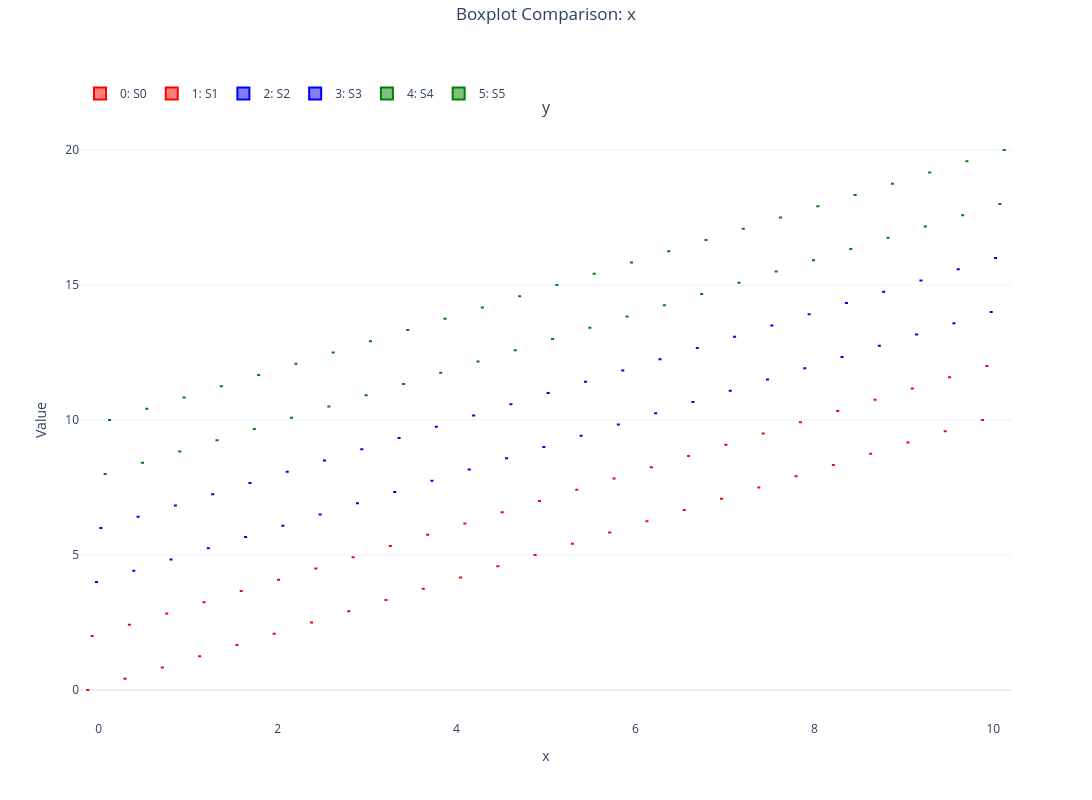

The notebook cell this image was saved under:
### Code cell
uc.box('x','y')

### Figure 1 — Plotly figure (JSON) as saved in the notebook; plotly's stock layout.template omitted (floating-point values rounded to 4 significant figures)
{"data": [{"boxpoints": "outliers", "legendgroup": "group_0", "line": {"width": 2}, "marker": {"color": "red"}, "name": "0: S0", "notched": false, "opacity": 1, "showlegend": true, "type": "box", "x": [0.0, 0.4167, 0.8333, 1.25, 1.667, 2.083, 2.5, 2.917, 3.333, 3.75, 4.167, 4.583, 5.0, 5.417, 5.833, 6.25, 6.667, 7.083, 7.5, 7.917, 8.333, 8.75, 9.167, 9.583, 10.0], "xaxis": "x", "y": [0.0, 0.4167, 0.8333, 1.25, 1.667, 2.083, 2.5, 2.917, 3.333, 3.75, 4.167, 4.583, 5.0, 5.417, 5.833, 6.25, 6.667, 7.083, 7.5, 7.917, 8.333, 8.75, 9.167, 9.583, 10.0], "yaxis": "y"}, {"boxpoints": "outliers", "legendgroup": "group_1", "line": {"width": 2}, "marker": {"color": "red"}, "name": "1: S1", "notched": false, "opacity": 1, "showlegend": true, "type": "box", "x": [0.0, 0.4167, 0.8333, 1.25, 1.667, 2.083, 2.5, 2.917, 3.333, 3.75, 4.167, 4.583, 5.0, 5.417, 5.833, 6.25, 6.667, 7.083, 7.5, 7.917, 8.333, 8.75, 9.167, 9.583, 10.0], "xaxis": "x", "y": [2.0, 2.417, 2.833, 3.25, 3.667, 4.083, 4.5, 4.917, 5.333, 5.75, 6.167, 6.583, 7.0, 7.417, 7.833, 8.25, 8.667, 9.083, 9.5, 9.917, 10.33, 10.75, 11.17, 11.58, 12.0], "yaxis": "y"}, {"boxpoints": "outliers", "legendgroup": "group_2", "line": {"width": 2}, "marker": {"color": "blue"}, "name": "2: S2", "notched": false, "opacity": 1, "showlegend": true, "type": "box", "x": [0.0, 0.4167, 0.8333, 1.25, 1.667, 2.083, 2.5, 2.917, 3.333, 3.75, 4.167, 4.583, 5.0, 5.417, 5.833, 6.25, 6.667, 7.083, 7.5, 7.917, 8.333, 8.75, 9.167, 9.583, 10.0], "xaxis": "x", "y": [4.0, 4.417, 4.833, 5.25, 5.667, 6.083, 6.5, 6.917, 7.333, 7.75, 8.167, 8.583, 9.0, 9.417, 9.833, 10.25, 10.67, 11.08, 11.5, 11.92, 12.33, 12.75, 13.17, 13.58, 14.0], "yaxis": "y"}, {"boxpoints": "outliers", "legendgroup": "group_3", "line": {"width": 2}, "marker": {"color": "blue"}, "name": "3: S3", "notched": false, "opacity": 1, "showlegend": true, "type": "box", "x": [0.0, 0.4167, 0.8333, 1.25, 1.667, 2.083, 2.5, 2.917, 3.333, 3.75, 4.167, 4.583, 5.0, 5.417, 5.833, 6.25, 6.667, 7.083, 7.5, 7.917, 8.333, 8.75, 9.167, 9.583, 10.0], "xaxis": "x", "y": [6.0, 6.417, 6.833, 7.25, 7.667, 8.083, 8.5, 8.917, 9.333, 9.75, 10.17, 10.58, 11.0, 11.42, 11.83, 12.25, 12.67, 13.08, 13.5, 13.92, 14.33, 14.75, 15.17, 15.58, 16.0], "yaxis": "y"}, {"boxpoints": "outliers", "legendgroup": "group_4", "line": {"width": 2}, "marker": {"color": "green"}, "name": "4: S4", "notched": false, "opacity": 1, "showlegend": true, "type": "box", "x": [0.0, 0.4167, 0.8333, 1.25, 1.667, 2.083, 2.5, 2.917, 3.333, 3.75, 4.167, 4.583, 5.0, 5.417, 5.833, 6.25, 6.667, 7.083, 7.5, 7.917, 8.333, 8.75, 9.167, 9.583, 10.0], "xaxis": "x", "y": [8.0, 8.417, 8.833, 9.25, 9.667, 10.08, 10.5, 10.92, 11.33, 11.75, 12.17, 12.58, 13.0, 13.42, 13.83, 14.25, 14.67, 15.08, 15.5, 15.92, 16.33, 16.75, 17.17, 17.58, 18.0], "yaxis": "y"}, {"boxpoints": "outliers", "legendgroup": "group_5", "line": {"width": 2}, "marker": {"color": "green"}, "name": "5: S5", "notched": false, "opacity": 1, "showlegend": true, "type": "box", "x": [0.0, 0.4167, 0.8333, 1.25, 1.667, 2.083, 2.5, 2.917, 3.333, 3.75, 4.167, 4.583, 5.0, 5.417, 5.833, 6.25, 6.667, 7.083, 7.5, 7.917, 8.333, 8.75, 9.167, 9.583, 10.0], "xaxis": "x", "y": [10.0, 10.42, 10.83, 11.25, 11.67, 12.08, 12.5, 12.92, 13.33, 13.75, 14.17, 14.58, 15.0, 15.42, 15.83, 16.25, 16.67, 17.08, 17.5, 17.92, 18.33, 18.75, 19.17, 19.58, 20.0], "yaxis": "y"}], "layout": {"annotations": [{"font": {"size": 16}, "showarrow": false, "text": "y", "x": 0.5, "xanchor": "center", "xref": "paper", "y": 1, "yanchor": "bottom", "yref": "paper"}], "boxmode": "group", "height": 800, "legend": {"orientation": "h", "x": 0, "xanchor": "left", "y": 1.02, "yanchor": "bottom"}, "margin": {"r": 80, "t": 120}, "showlegend": true, "title": {"text": "Boxplot Comparison: x", "x": 0.5, "y": 0.99, "yanchor": "top", "yref": "container"}, "width": 1200, "xaxis": {"anchor": "y", "domain": [0, 1], "title": {"text": "x"}}, "yaxis": {"anchor": "x", "domain": [0, 1], "title": {"text": "Value"}}}}
